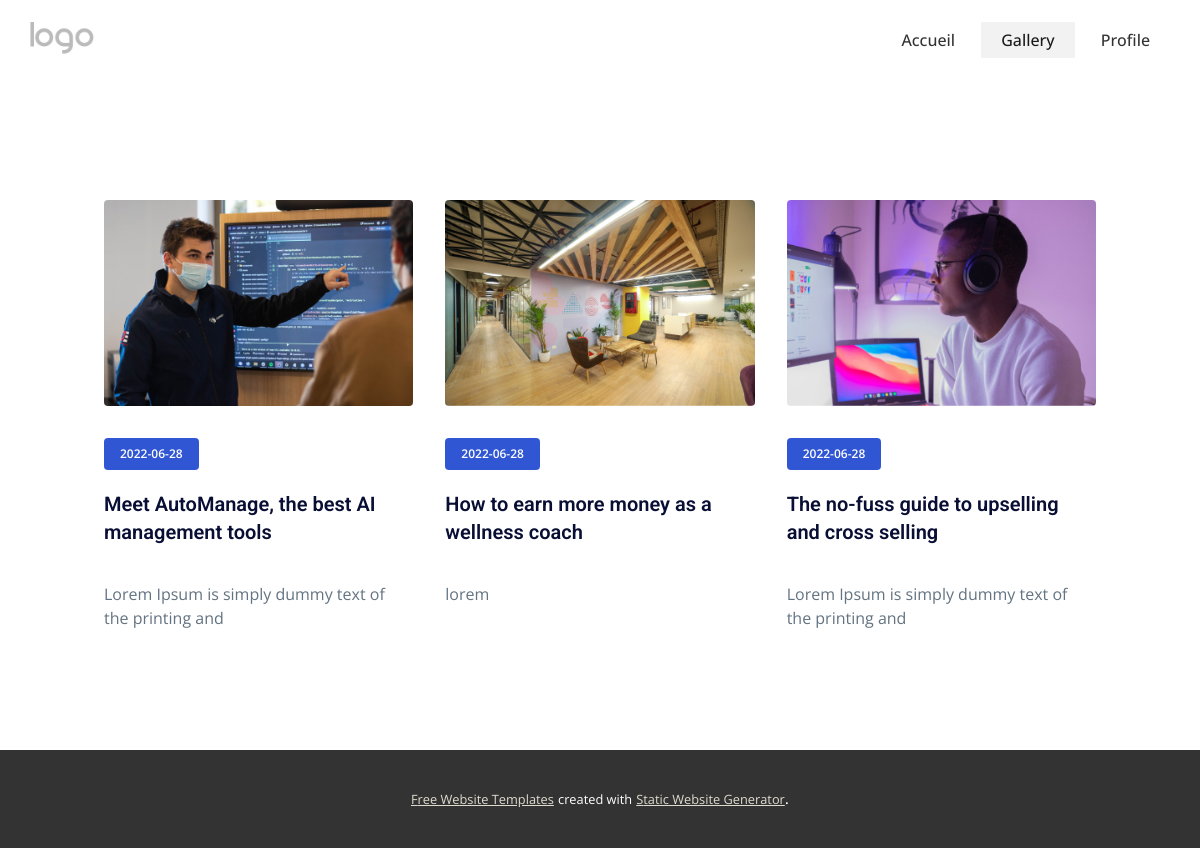
The app's page /index.php?action=gallery with its own data.
### tables this page shows
CREATE TABLE IF NOT EXISTS `creations` (
  `id` int(11) NOT NULL AUTO_INCREMENT,
  `title` varchar(500) NOT NULL DEFAULT '',
  `image` tinytext NOT NULL,
  `description` mediumtext NOT NULL,
  `creation_date` date DEFAULT NULL,
  `enabled` tinyint(1) NOT NULL DEFAULT '0',
  `visibility` char(200) DEFAULT NULL,
  `section` char(50) DEFAULT NULL,
  `user_id` int(11) NOT NULL,
  PRIMARY KEY (`id`),
  KEY `FK__users` (`user_id`),
  CONSTRAINT `FK__users` FOREIGN KEY (`user_id`) REFERENCES `users` (`id`) ON DELETE CASCADE ON UPDATE CASCADE
);

### controller/FrontendController.php (called while the page is built, shortened)
<?php
class FrontendController
{
  public static function showGallery()
  {
    $creations = new CreationManager();
    $creations = $creations->getAll();
    require('view/front/_gallery/grid.php');
  }
}

### model/CreationManager.php (called while the page is built, shortened)
<?php
class CreationManager extends Manager
{
    public function getAll()
    {
        $db = $this->dbConnect();
        $query = $db -> query('SELECT * FROM creations WHERE visibility = "gallery"');
			  $rows = $query -> fetchAll();
        return $rows;
    }
}

### view/front/_gallery/grid.php (the view, shortened to what this page needs)
<section class="pt-20 lg:pt-[120px] pb-10 lg:pb-20">
  <div class="container">
    <div class="flex flex-wrap -mx-4">
      <?php foreach ($creations as $creation ) { ?>
      <div class="w-full md:w-1/2 lg:w-1/3 px-4">
        <div class="mb-10 group wow fadeInUp" data-wow-delay=".1s">
          <div class="rounded overflow-hidden mb-8">
            <a href="blog-details.html" class="block">
              <img
                src="public/assets/images/blog/<?= $creation["image"] ?>"
                alt="image"
                class="
                  w-full
                  transition
                  group-hover:scale-125 group-hover:rotate-6
                "
              />
            </a>
          </div>
          <div>
            <span
              class="
                bg-primary
                rounded
                inline-block
                text-center
                py-1
                px-4
                text-xs
                leading-loose
                font-semibold
                text-white
                mb-5
              "
            >
              <?= $creation["creation_date"] ?>
            </span>
            <h3>
              <a
                href="blog-details.html"
                class="
                  font-semibold
                  text-xl
                  sm:text-2xl
                  lg:text-xl
                  xl:text-2xl
                  mb-4
                  inline-block
                  text-dark
                  hover:text-primary
                "
              >
                <?= $creation["title"] ?>
              </a>
            </h3>
            <p class="text-base text-body-color">
              <?= $creation["description"] ?>
            </p>
          </div>
        </div>
      </div>
      <?php } ?>
    </div>
  </div>
</section>
<?php require('view/front/layout/template.php'); ?>

### records on screen
creations: image (picture), creation_date "2022-06-28", title "Meet AutoManage, the best AI management tools", description "Lorem Ipsum is simply dummy text of the printing and"
creations: image (picture), creation_date "2022-06-28", title "How to earn more money as a wellness coach", description "lorem"
creations: image (picture), creation_date "2022-06-28", title "The no-fuss guide to upselling and cross selling", description "Lorem Ipsum is simply dummy text of the printing and"
